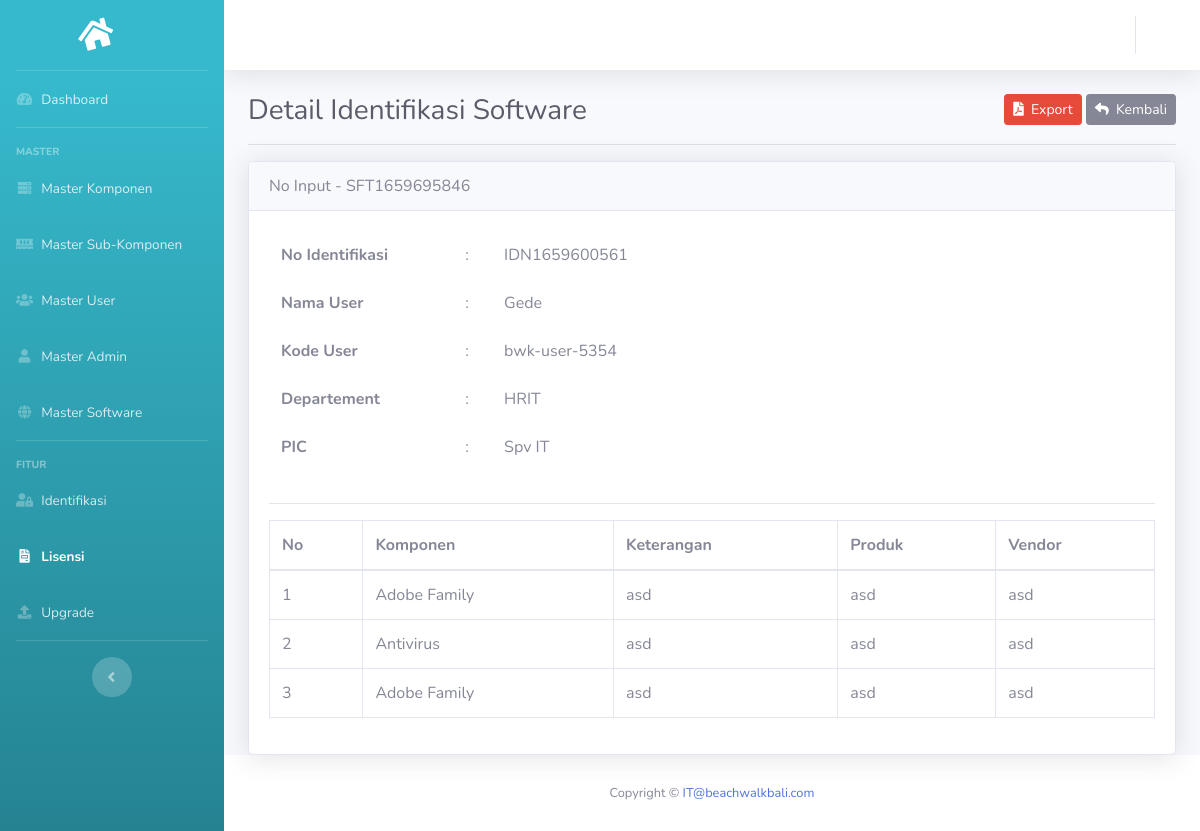
The page /det_soft/detail/SFT1659695846 on the database its author committed.
### tables this page shows
CREATE TABLE `det_soft` (
  `id` int(11) NOT NULL,
  `id_iden` int(11) NOT NULL,
  `no_input` varchar(50) NOT NULL,
  `no_iden` varchar(50) NOT NULL,
  `nama` varchar(100) NOT NULL,
  `kode` varchar(50) NOT NULL,
  `dept` varchar(100) NOT NULL,
  `pic` varchar(100) NOT NULL
);

CREATE TABLE `detail_soft` (
  `id` int(11) NOT NULL,
  `id_input` int(11) NOT NULL,
  `no_input` varchar(50) NOT NULL,
  `komponen` varchar(100) NOT NULL,
  `keterangan` varchar(100) NOT NULL,
  `produk` varchar(100) NOT NULL,
  `vendor` varchar(100) NOT NULL
);

### application/controllers/det_soft.php (called while the page is built, shortened)
<?php
class Det_soft extends CI_Controller{
	public function __construct(){
		$this->data['aktif'] = 'det_soft';
		$this->load->model('M_user', 'm_user');
		$this->load->model('M_komponen', 'm_komponen');
		$this->load->model('M_sub', 'm_sub');
		$this->load->model('M_software', 'm_software');
		$this->load->model('M_identifikasi', 'm_identifikasi');
		$this->load->model('M_detail_iden', 'm_detail_iden');
		$this->load->model('M_det_soft', 'm_det_soft');
		$this->load->model('M_detail_soft', 'm_detail_soft');
	}
	public function detail($no_input){
		$this->data['title'] = 'Detail Identifikasi Software';
		$this->data['all_detail_soft'] = $this->m_detail_soft->lihat_no_input($no_input);
		$this->data['det_soft'] = $this->m_det_soft->lihat_no_input($no_input);
		$this->data['no'] = 1;
		$this->load->view('det_soft/detail', $this->data);
	}
}

### index.php (called while the page is built, shortened)
<?php
require_once BASEPATH.'core/CodeIgniter.php';

### application/models/M_det_soft.php (called while the page is built, shortened)
<?php
class M_det_soft extends CI_Model {
	protected $_table = 'det_soft';
	public function lihat_no_input($no_input){
		return $this->db->get_where($this->_table, ['no_input' => $no_input])->row();
	}
}

### application/models/M_detail_soft.php (called while the page is built, shortened)
<?php
class M_detail_soft extends CI_Model {
	protected $_table = 'detail_soft';
	public function lihat_no_input($no_input){
		$query = $this->db->get_where($this->_table, ['no_input'=>$no_input]);
		return $query->result();
	}
}

### application/views/det_soft/detail.php (the view, shortened to what this page needs)
<!DOCTYPE html>
<html lang="en">
<head>
</head>
<body id="page-top">
	<div id="wrapper">
		<div id="content-wrapper" class="d-flex flex-column">
			<div id="content" data-url="<?= base_url('det_soft') ?>">
				<div class="container-fluid">
				<div class="clearfix">
					<div class="float-left">
						<h1 class="h3 m-0 text-gray-800"><?= $title ?></h1>
					</div>
					<div class="float-right">
						<a href="<?= base_url('det_soft/export_detail/' . $det_soft->no_input) ?>" class="btn btn-danger btn-sm" target="_blank"><i class="fa fa-file-pdf"></i>&nbsp;&nbsp;Export</a>
						<a href="<?= base_url('det_soft') ?>" class="btn btn-secondary btn-sm"><i class="fa fa-reply"></i>&nbsp;&nbsp;Kembali</a>
					</div>
				</div>
				<hr>
				<div class="card shadow">
					<div class="card-header">No Input - <?= $det_soft->no_input ?></strong></div>
					<div class="card-body">
						<div class="row">
							<div class="col-md-6">
								<table class="table table-borderless">
									<tr>
										<td><strong>No Identifikasi</strong></td>
										<td>:</td>
										<td><?= $det_soft->no_iden ?></td>
									</tr>
									<tr>
										<td><strong>Nama User</strong></td>
										<td>:</td>
										<td><?= $det_soft->nama ?></td>
									</tr>
									<tr>
										<td><strong>Kode User</strong></td>
										<td>:</td>
										<td><?= $det_soft->kode ?></td>
									</tr>
									<tr>
										<td><strong>Departement</strong></td>
										<td>:</td>
										<td><?= $det_soft->dept ?></td>
									</tr>
									<tr>
										<td><strong>PIC</strong></td>
										<td>:</td>
										<td><?= $det_soft->pic ?></td>
									</tr>
								</table>
							</div>
						</div>
						<hr>
						<div class="row">
							<div class="col-md-12">
								<table class="table table-bordered">
									<thead>
										<tr>
											<td><strong>No</strong></td>
											<td><strong>Komponen</strong></td>
											<td><strong>Keterangan</strong></td>
											<td><strong>Produk</strong></td>
											<td><strong>Vendor</strong></td>
										</tr>
									</thead>
									<tbody>
										<?php foreach ($all_detail_soft as $detail_soft): ?>
											<tr>
												<td><?= $no++ ?></td>
												<td><?= $detail_soft->komponen ?></td>
												<td><?= $detail_soft->keterangan ?></td>
												<td><?= $detail_soft->produk ?></td>
												<td><?= $detail_soft->vendor ?></td>
											</tr>
										<?php endforeach ?>
									</tbody>
								</table>
							</div>
						</div>
					</div>
				</div>
				</div>
			</div>
		</div>
	</div>
</body>
</html>

### rows shown on the page
det_soft: no_input "SFT1659695846", no_iden "IDN1659600561", nama "Gede", kode "bwk-user-5354", dept "HRIT", pic "Spv IT"
detail_soft: komponen "Adobe Family", keterangan "asd", produk "asd", vendor "asd"
detail_soft: komponen "Antivirus", keterangan "asd", produk "asd", vendor "asd"
detail_soft: komponen "Adobe Family", keterangan "asd", produk "asd", vendor "asd"

### other values the page prints
$title "Detail Identifikasi Software"
